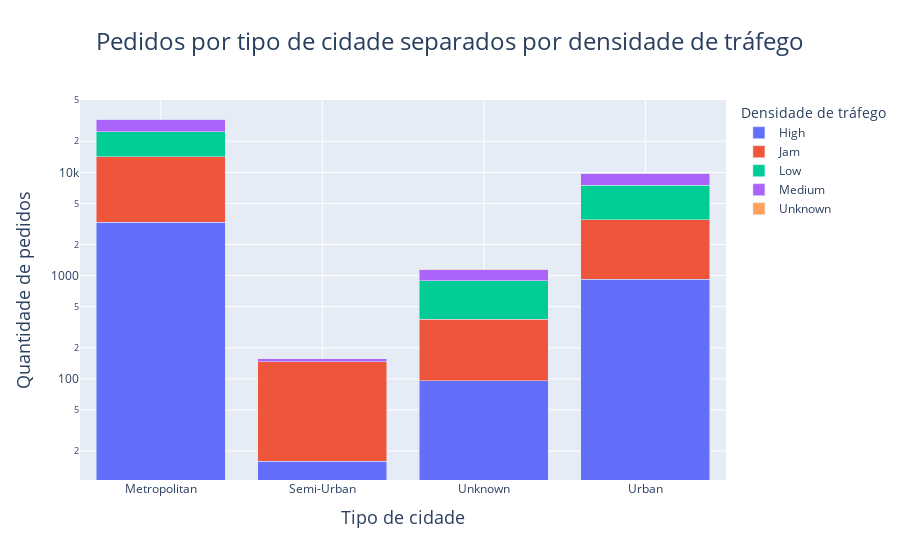

Source (notebook cell):
### Code cell
# Criar gráfico de barras empilhadas
fig = px.bar(df, x="City", y="ID", color="Road_traffic_density", title="Pedidos por tipo de cidade separados por densidade de tráfego", labels={"City": "Tipo de cidade", "ID": "Quantidade de pedidos", "Road_traffic_density": "Densidade de tráfego"}, barmode="stack", log_y=True)
fig.update_layout(title={"x": 0.5, "xanchor": "center", "font": {"size": 24}},
    xaxis={"title_font": {"size": 18}, "showgrid": True},
    yaxis={"title_font": {"size": 18}, "showgrid": True})
fig.show()

### Figure 1 — Plotly figure (JSON) as saved in the notebook; plotly's stock layout.template omitted (floating-point values rounded to 4 significant figures)
{"data": [{"hovertemplate": "Densidade de tráfego=High<br>Tipo de cidade=%{x}<br>Quantidade de pedidos=%{y}<extra></extra>", "legendgroup": "High", "marker": {"color": "#636efa", "pattern": {"shape": ""}}, "name": "High", "orientation": "v", "showlegend": true, "textposition": "auto", "type": "bar", "x": ["Metropolitan", "Semi-Urban", "Unknown", "Urban"], "xaxis": "x", "y": [3292, 16, 96, 918], "yaxis": "y"}, {"hovertemplate": "Densidade de tráfego=Jam<br>Tipo de cidade=%{x}<br>Quantidade de pedidos=%{y}<extra></extra>", "legendgroup": "Jam", "marker": {"color": "#EF553B", "pattern": {"shape": ""}}, "name": "Jam", "orientation": "v", "showlegend": true, "textposition": "auto", "type": "bar", "x": ["Metropolitan", "Semi-Urban", "Unknown", "Urban"], "xaxis": "x", "y": [10822, 130, 282, 2566], "yaxis": "y"}, {"hovertemplate": "Densidade de tráfego=Low<br>Tipo de cidade=%{x}<br>Quantidade de pedidos=%{y}<extra></extra>", "legendgroup": "Low", "marker": {"color": "#00cc96", "pattern": {"shape": ""}}, "name": "Low", "orientation": "v", "showlegend": true, "textposition": "auto", "type": "bar", "x": ["Metropolitan", "Unknown", "Urban"], "xaxis": "x", "y": [10568, 513, 3981], "yaxis": "y"}, {"hovertemplate": "Densidade de tráfego=Medium<br>Tipo de cidade=%{x}<br>Quantidade de pedidos=%{y}<extra></extra>", "legendgroup": "Medium", "marker": {"color": "#ab63fa", "pattern": {"shape": ""}}, "name": "Medium", "orientation": "v", "showlegend": true, "textposition": "auto", "type": "bar", "x": ["Metropolitan", "Semi-Urban", "Unknown", "Urban"], "xaxis": "x", "y": [8120, 10, 253, 2295], "yaxis": "y"}, {"hovertemplate": "Densidade de tráfego=Unknown<br>Tipo de cidade=%{x}<br>Quantidade de pedidos=%{y}<extra></extra>", "legendgroup": "Unknown", "marker": {"color": "#FFA15A", "pattern": {"shape": ""}}, "name": "Unknown", "orientation": "v", "showlegend": true, "textposition": "auto", "type": "bar", "x": ["Metropolitan", "Unknown", "Urban"], "xaxis": "x", "y": [64, 2, 25], "yaxis": "y"}], "layout": {"barmode": "stack", "legend": {"title": {"text": "Densidade de tráfego"}, "tracegroupgap": 0}, "title": {"font": {"size": 24}, "text": "Pedidos por tipo de cidade separados por densidade de tráfego", "x": 0.5, "xanchor": "center"}, "xaxis": {"anchor": "y", "domain": [0, 1], "showgrid": true, "title": {"font": {"size": 18}, "text": "Tipo de cidade"}}, "yaxis": {"anchor": "x", "domain": [0, 1], "showgrid": true, "title": {"font": {"size": 18}, "text": "Quantidade de pedidos"}, "type": "log"}}}
